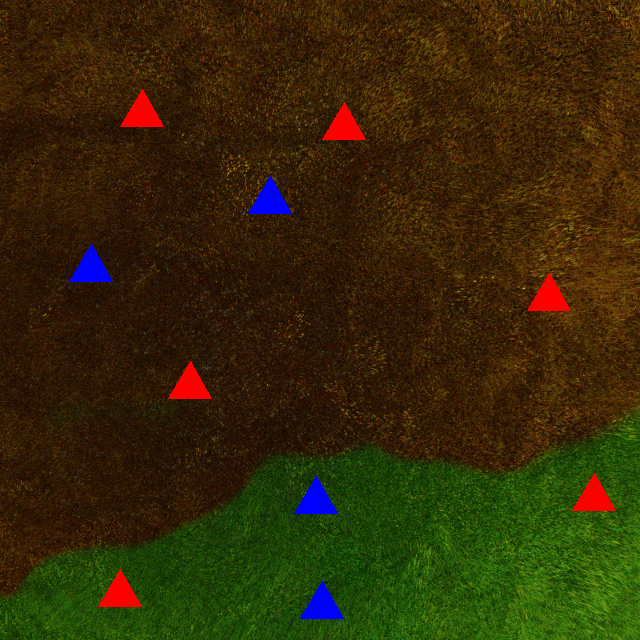
#> input picture 1.png, 640 x 640 px, found by its file name; the run also reads 1 picture not shown here
$ python Priority_order.py
#> lines starting #> are read from the running program, lines starting #| are printed output that depends on the picture; after the words box and inside, x2 and y2 are one past the last pixel; in counts of white or black regions, pixels touching at a corner belong together
# This program is to calculate the priority of houses in photos clicked by UAV

import cv2
import numpy as np


# The following function will help to find the required details(as asked in the task) so that it can be stored in list later.
def image_triangles(image):

    # Within this function, we are making another function which will calculate the number of triangles in the given image(img)
    def getTriangles(img):

        canny = cv2.Canny(img, 30, 150, 3)

        blur = cv2.GaussianBlur(canny, (11,11), 0)

        dilated = cv2.dilate(blur, (1, 1), iterations=0)

        i = 0
        (cnt, hierarchy) = cv2.findContours(dilated.copy(), cv2.RETR_EXTERNAL, cv2.CHAIN_APPROX_NONE)
        for cnt in cnt:
            area = cv2.contourArea(cnt)
            if area >= 1500 and area <= 1800:
                i = i + 1

        return i


    # To complete the task, we will calculate the triangles in burnt area and green area separately.
    # To do this, we need separate masks of burnt part and green part both.
    hsvImage = cv2.cvtColor(image, cv2.COLOR_BGR2HSV)

    # We will need lower and upper limit of both brown and green color so that they can be separated out completely.
    # We are taking limits of red color also because we will separate red triangles as well so that other required data can be calculated easily. It will be clear further.
    lower_brown = np.array([2, 0, 0])
    upper_brown = np.array([30, 255, 255])

    lower_green = np.array([33, 0, 0])
    upper_green = np.array([110, 255, 255])

    lower_red = np.array([0, 255, 255])
    upper_red = np.array([0, 255, 255])

    # Masks for the image are formed below.
    mask_brown = cv2.inRange(hsvImage, lower_brown, upper_brown)
    mask_green = cv2.inRange(hsvImage, lower_green, upper_green)
    mask_red = cv2.inRange(hsvImage, lower_red, upper_red)

    # Hb and Hg are number of burnt and green triangles respectively.
    Hb = getTriangles(mask_brown)
    Hg = getTriangles(mask_green)

    '''A new variable image_ is made. As done below, brown mask and red mask are added. The number of triangles in this image
    is equal to number of burnt blue houses + green red houses'''
    image_ = mask_brown + mask_red

    burnt_blue_green_red = getTriangles(image_)
    total_red = getTriangles(mask_red)

    # Here, we are calculating all the required data by solving the simple mathematical equations.
    # The formulas used below were calculated using mathematical equations on paper.
    burnt_red = (Hb - burnt_blue_green_red + total_red)/2
    burnt_blue = Hb - burnt_red
    green_red  = total_red - burnt_red
    green_blue = Hb + Hg - (burnt_red + burnt_blue + green_red)

    Pb = (2 * burnt_blue) + burnt_red                   # Pb refers to priority of burnt houses
    Pg = (2 * green_blue) + green_red                   # Pg refers to priority of green houses
    Pr = Pb/Pg                                          # Pr is the priority ratio

    # The following part will change brown and green color to different colors (as asked in the task)
    image[mask_brown > 0] = (230, 216, 173)
    image[mask_green > 0] = (0, 255, 255)

    return Hb, Hg, Pb, Pg, Pr, image


# We have made our required functions, now we will store all the images in the variables as done below.
img1 = cv2.imread("test images/1.png")
#> img1 is the input picture: shape (640, 640, 3); mean B, G, R 7.3, 41.1, 52.4
img2 = cv2.imread("test images/2.png")
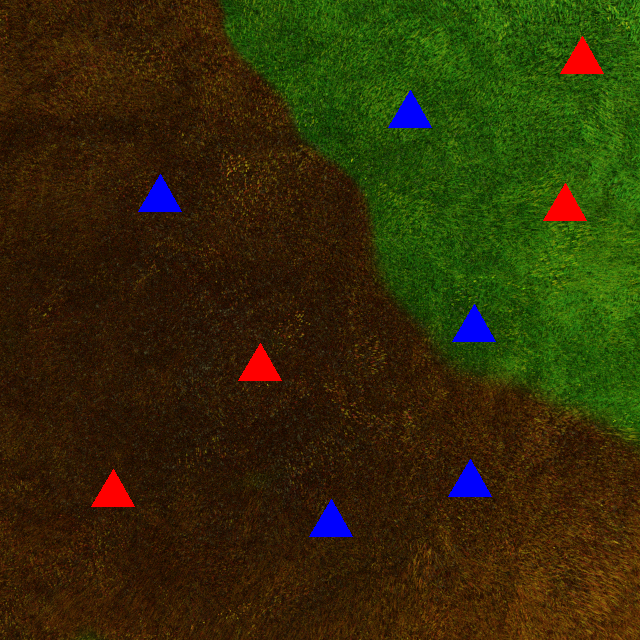
#> input picture 2.png, 640 x 640 px, found by its file name
#> img2 is the input picture: shape (640, 640, 3); mean B, G, R 8.1, 44.6, 49.8
img3 = cv2.imread("test images/3.png")
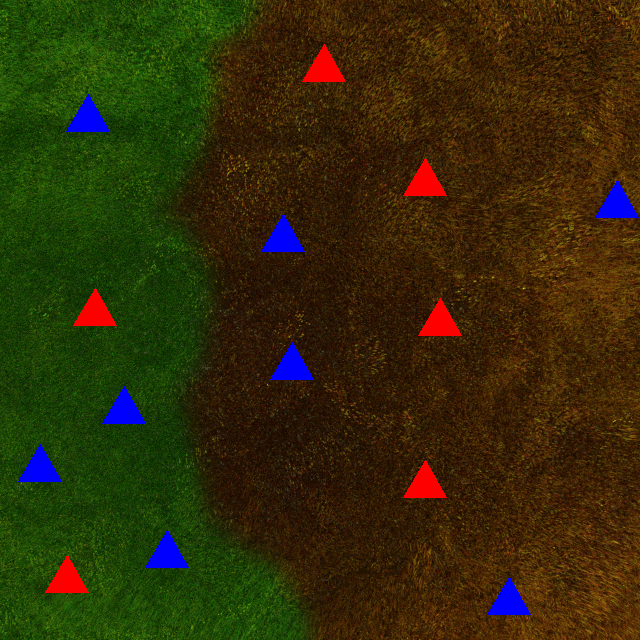
#> input picture 3.png, 640 x 640 px, found by its file name
#> img3 is the input picture: shape (640, 640, 3); mean B, G, R 9.4, 44, 50.8
img4 = cv2.imread("test images/4.png")
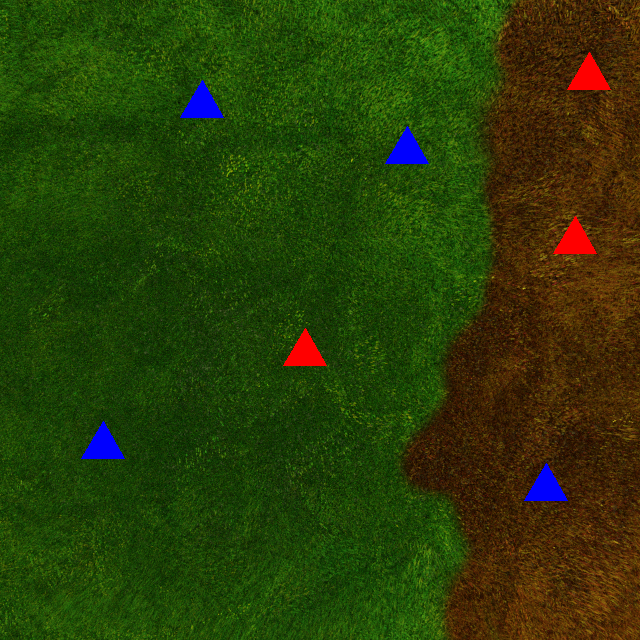
#> input picture 4.png, 640 x 640 px, found by its file name
#> img4 is the input picture: shape (640, 640, 3); mean B, G, R 7.8, 61.1, 41.8
img5 = cv2.imread("test images/5.png")
img6 = cv2.imread("test images/6.png")
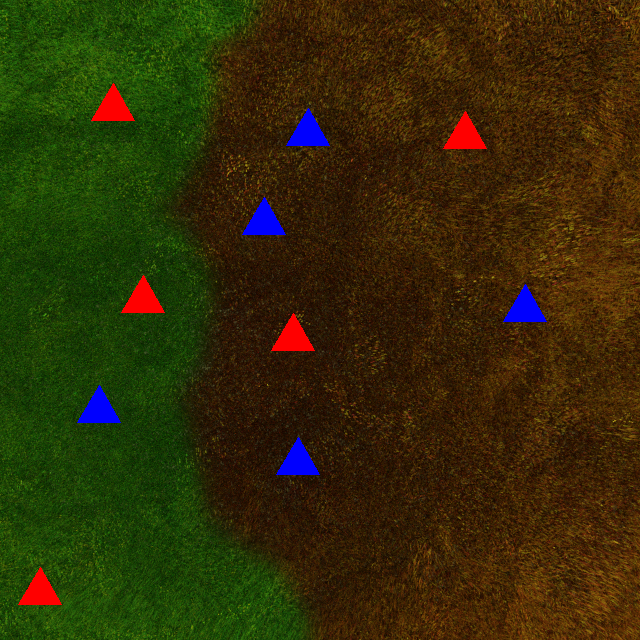
#> input picture 6.png, 640 x 640 px, found by its file name
#> img6 is the input picture: shape (640, 640, 3); mean B, G, R 7.8, 44.4, 50.7
img7 = cv2.imread("test images/7.png")
img8 = cv2.imread("test images/8.png")
img10 = cv2.imread("test images/10.png")
img11 = cv2.imread("test images/11.png")

# The values returned by the image_triangles() function are stored inseparate variables for each image.
Hb1, Hg1, Pb1, Pg1, Pr1, image1 = image_triangles(img1)
#> in image_triangles, `mask_brown = cv2.inRange(hsvImage, lower_brown, upper_brown)`:
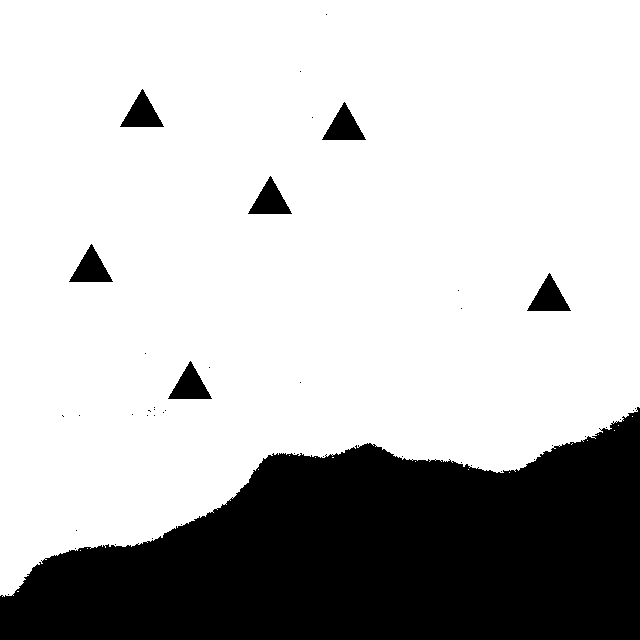
#> mask_brown: shape (640, 640); 74.9% white; 44 black regions (37 under 20 px), largest, box (x1, y1, x2, y2) and area: (0, 407, 640, 640) 97720, (120, 89, 164, 127) 855, (322, 102, 366, 140) 855
#> in getTriangles, `(cnt, hierarchy) = cv2.findContours(dilated.copy(), cv2.RETR_EXTERNAL,..`: cnt = 18 contours; largest, box (x1, y1, x2, y2) and area: (0, 402, 640, 601) 8518, (141, 356, 216, 422) 2152, (522, 268, 575, 316) 1580, (64, 239, 117, 287) 1580, (243, 171, 296, 219) 1580
#> the loop in getTriangles, `for cnt in cnt:` made 18 passes
#> area on passes 1 to 8: 118, 76, 118, 118, 8517.5, 118, 2152.5, 118
#> after the loop in getTriangles, `for cnt in cnt:`: i = 5
#> in getTriangles (call 2), `(cnt, hierarchy) = cv2.findContours(dilated.copy(), cv2.RETR_EXTERNAL,..`: cnt = 10 contours; largest, box (x1, y1, x2, y2) and area: (0, 403, 640, 603) 8538, (295, 576, 348, 624) 1580, (93, 564, 146, 612) 1580, (289, 471, 342, 519) 1580, (567, 468, 620, 516) 1580
#> the loop in getTriangles (call 2), `for cnt in cnt:` made 10 passes
#> area on passes 1 to 8: 1580, 1580, 106, 1580, 1580, 118, 118, 118
#> in image_triangles, `Hg = getTriangles(mask_green)`: Hg = 4
#> in getTriangles (call 3), `(cnt, hierarchy) = cv2.findContours(dilated.copy(), cv2.RETR_EXTERNAL,..`: cnt = 18 contours; largest, box (x1, y1, x2, y2) and area: (0, 402, 640, 601) 8518, (93, 564, 146, 612) 1580, (567, 468, 620, 516) 1580, (64, 239, 117, 287) 1580, (243, 171, 296, 219) 1580
#> in image_triangles, `burnt_blue_green_red = getTriangles(image_)`: burnt_blue_green_red = 4
#> in getTriangles (call 4), `(cnt, hierarchy) = cv2.findContours(dilated.copy(), cv2.RETR_EXTERNAL,..`: cnt = 6 contours; box (x1, y1, x2, y2) and area: (93, 564, 146, 612) 1580, (567, 468, 620, 516) 1580, (163, 356, 216, 404) 1580, (522, 268, 575, 316) 1580, (317, 97, 370, 145) 1580, (115, 84, 168, 132) 1580
#> in image_triangles, `total_red = getTriangles(mask_red)`: total_red = 6
#> in image_triangles, `burnt_red = (Hb - burnt_blue_green_red + total_red)/2`: burnt_red = 3.5
#> in image_triangles, `burnt_blue = Hb - burnt_red`: burnt_blue = 1.5
#> in image_triangles, `green_red  = total_red - burnt_red`: green_red = 2.5
#> in image_triangles, `green_blue = Hb + Hg - (burnt_red + burnt_blue + green_red)`: green_blue = 1.5
#> in image_triangles, `Pb = (2 * burnt_blue) + burnt_red`: Pb = 6.5
#> in image_triangles, `Pg = (2 * green_blue) + green_red`: Pg = 5.5
#> in image_triangles, `Pr = Pb/Pg`: Pr = 1.18
#> Hb1 = 5; Hg1 = 4; Pb1 = 6.5; Pg1 = 5.5; Pr1 = 1.18
Hb2, Hg2, Pb2, Pg2, Pr2, image2 = image_triangles(img2)
#> in getTriangles (call 5), `(cnt, hierarchy) = cv2.findContours(dilated.copy(), cv2.RETR_EXTERNAL,..`: cnt = 12 contours; largest, box (x1, y1, x2, y2) and area: (214, 0, 640, 456) 9310, (304, 494, 357, 542) 1580, (86, 464, 139, 512) 1580, (443, 454, 496, 502) 1580, (233, 338, 286, 386) 1580
#> in getTriangles (call 6), `(cnt, hierarchy) = cv2.findContours(dilated.copy(), cv2.RETR_EXTERNAL,..`: cnt = 8 contours; box (x1, y1, x2, y2) and area: (214, 0, 640, 451) 9330, (447, 299, 500, 347) 1580, (538, 178, 591, 226) 1580, (383, 85, 436, 133) 1580, (555, 31, 608, 79) 1580, (71, 627, 100, 640) 248, (573, 378, 586, 391) 118, (306, 111, 319, 124) 118
#> in getTriangles (call 7), `(cnt, hierarchy) = cv2.findContours(dilated.copy(), cv2.RETR_EXTERNAL,..`: cnt = 12 contours; largest, box (x1, y1, x2, y2) and area: (214, 0, 640, 456) 9310, (304, 494, 357, 542) 1580, (443, 454, 496, 502) 1580, (538, 178, 591, 226) 1580, (133, 169, 186, 217) 1580
#> in image_triangles (call 2), `burnt_blue_green_red = getTriangles(image_)`: burnt_blue_green_red = 5
#> in getTriangles (call 8), `(cnt, hierarchy) = cv2.findContours(dilated.copy(), cv2.RETR_EXTERNAL,..`: cnt = 4 contours; box (x1, y1, x2, y2) and area: (86, 464, 139, 512) 1580, (233, 338, 286, 386) 1580, (538, 178, 591, 226) 1580, (555, 31, 608, 79) 1580
#> in image_triangles (call 2), `total_red = getTriangles(mask_red)`: total_red = 4
#> in image_triangles (call 2), `burnt_red = (Hb - burnt_blue_green_red + total_red)/2`: burnt_red = 2
#> in image_triangles (call 2), `burnt_blue = Hb - burnt_red`: burnt_blue = 3
#> in image_triangles (call 2), `green_red  = total_red - burnt_red`: green_red = 2
#> in image_triangles (call 2), `Pb = (2 * burnt_blue) + burnt_red`: Pb = 8
#> in image_triangles (call 2), `Pg = (2 * green_blue) + green_red`: Pg = 6
#> in image_triangles (call 2), `Pr = Pb/Pg`: Pr = 1.33
#> in image_triangles (call 2), `image[mask_green > 0] = (0, 255, 255)`:
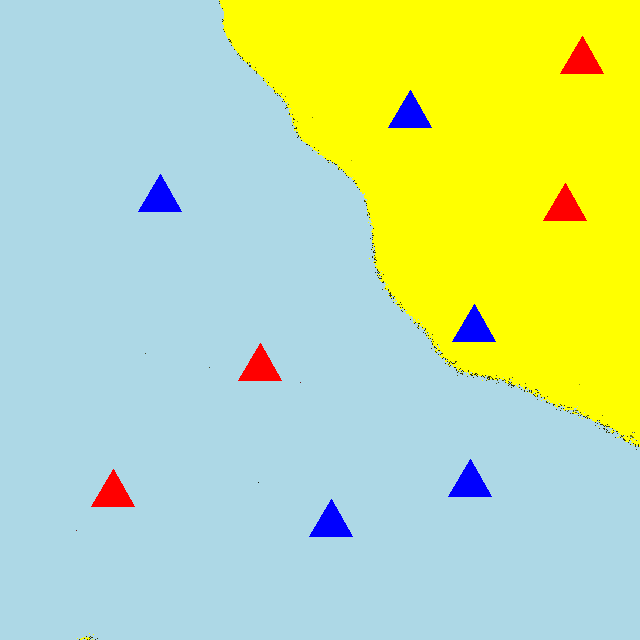
#> image: shape (640, 640, 3); mean B, G, R 163.2, 222.7, 194.8
#> Hb2 = 5; Hg2 = 4; Pb2 = 8; Pg2 = 6; Pr2 = 1.33
Hb3, Hg3, Pb3, Pg3, Pr3, image3 = image_triangles(img3)
#> in getTriangles (call 9), `(cnt, hierarchy) = cv2.findContours(dilated.copy(), cv2.RETR_EXTERNAL,..`: cnt = 12 contours; largest, box (x1, y1, x2, y2) and area: (162, 0, 319, 640) 13867, (413, 293, 468, 341) 1704, (294, 39, 350, 87) 1653, (265, 337, 318, 389) 1615, (482, 572, 535, 620) 1580
#> in getTriangles (call 10), `(cnt, hierarchy) = cv2.findContours(dilated.copy(), cv2.RETR_EXTERNAL,..`: cnt = 9 contours; largest, box (x1, y1, x2, y2) and area: (162, 0, 320, 640) 14012, (40, 550, 93, 598) 1580, (140, 525, 193, 573) 1580, (13, 439, 66, 487) 1580, (97, 381, 150, 429) 1580
#> in getTriangles (call 11), `(cnt, hierarchy) = cv2.findContours(dilated.copy(), cv2.RETR_EXTERNAL,..`: cnt = 12 contours; largest, box (x1, y1, x2, y2) and area: (162, 0, 319, 640) 13867, (265, 337, 318, 389) 1615, (482, 572, 535, 620) 1580, (40, 550, 93, 598) 1580, (68, 283, 121, 331) 1580
#> in getTriangles (call 12), `canny = cv2.Canny(img, 30, 150, 3)`:
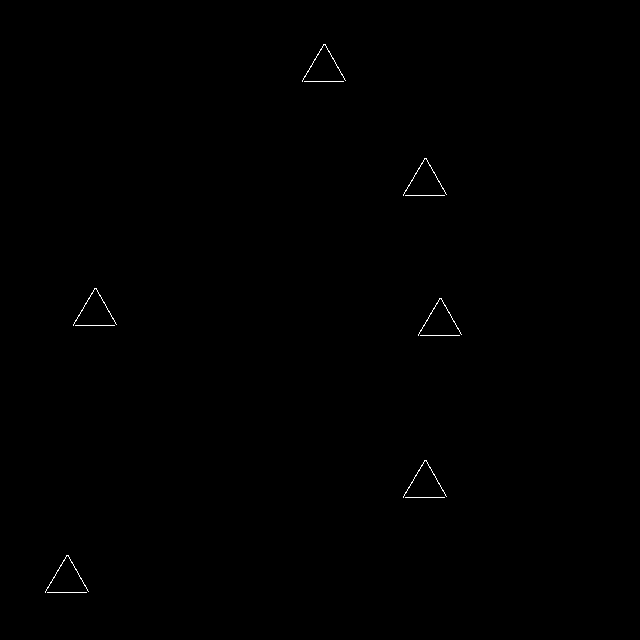
#> canny: shape (640, 640); 0.18% white in thin lines or dots, all inside (x1, y1, x2, y2) = (45, 44, 462, 593)
#> in getTriangles (call 12), `(cnt, hierarchy) = cv2.findContours(dilated.copy(), cv2.RETR_EXTERNAL,..`: cnt = 6 contours; box (x1, y1, x2, y2) and area: (40, 550, 93, 598) 1580, (398, 455, 451, 503) 1580, (413, 293, 466, 341) 1580, (68, 283, 121, 331) 1580, (398, 153, 451, 201) 1580, (297, 39, 350, 87) 1580
#> the loop in getTriangles (call 12), `for cnt in cnt:` made 6 passes
#> after the loop in getTriangles (call 12), `for cnt in cnt:`: i = 6
#> Hb3 = 8; Hg3 = 6; Pb3 = 12; Pg3 = 10; Pr3 = 1.2
Hb4, Hg4, Pb4, Pg4, Pr4, image4 = image_triangles(img4)
#> in getTriangles (call 13), `(cnt, hierarchy) = cv2.findContours(dilated.copy(), cv2.RETR_EXTERNAL,..`: cnt = 5 contours; box (x1, y1, x2, y2) and area: (396, 0, 524, 640) 9226, (519, 458, 572, 506) 1580, (548, 211, 601, 259) 1580, (562, 47, 615, 95) 1580, (294, 376, 307, 389) 118
#> in getTriangles (call 14), `(cnt, hierarchy) = cv2.findContours(dilated.copy(), cv2.RETR_EXTERNAL,..`: cnt = 12 contours; largest, box (x1, y1, x2, y2) and area: (395, 0, 521, 640) 9410, (76, 416, 129, 464) 1580, (278, 323, 331, 371) 1580, (380, 121, 433, 169) 1580, (175, 75, 228, 123) 1580
#> in getTriangles (call 15), `(cnt, hierarchy) = cv2.findContours(dilated.copy(), cv2.RETR_EXTERNAL,..`: cnt = 4 contours; box (x1, y1, x2, y2) and area: (396, 0, 524, 640) 9226, (519, 458, 572, 506) 1580, (278, 323, 331, 371) 1580, (294, 376, 307, 389) 118
#> in getTriangles (call 16), `(cnt, hierarchy) = cv2.findContours(dilated.copy(), cv2.RETR_EXTERNAL,..`: cnt = 3 contours; box (x1, y1, x2, y2) and area: (278, 323, 331, 371) 1580, (548, 211, 601, 259) 1580, (562, 47, 615, 95) 1580
#> Hb4 = 3; Hg4 = 4; Pb4 = 4; Pg4 = 7; Pr4 = 0.571
Hb5, Hg5, Pb5, Pg5, Pr5, image5 = image_triangles(img5)
#> in getTriangles (call 17), `(cnt, hierarchy) = cv2.findContours(dilated.copy(), cv2.RETR_EXTERNAL,..`: cnt = 20 contours; largest, box (x1, y1, x2, y2) and area: (0, 402, 640, 601) 8518, (112, 421, 165, 469) 1580, (344, 333, 397, 381) 1580, (534, 320, 587, 368) 1580, (130, 272, 183, 320) 1580
#> in getTriangles (call 18), `(cnt, hierarchy) = cv2.findContours(dilated.copy(), cv2.RETR_EXTERNAL,..`: cnt = 9 contours; largest, box (x1, y1, x2, y2) and area: (0, 403, 640, 603) 8538, (204, 576, 257, 624) 1580, (565, 523, 618, 571) 1580, (362, 494, 415, 542) 1580, (141, 409, 154, 422) 118
#> in getTriangles (call 19), `(cnt, hierarchy) = cv2.findContours(dilated.copy(), cv2.RETR_EXTERNAL,..`: cnt = 19 contours; largest, box (x1, y1, x2, y2) and area: (0, 402, 640, 601) 8518, (565, 523, 618, 571) 1580, (362, 494, 415, 542) 1580, (112, 421, 165, 469) 1580, (534, 320, 587, 368) 1580
#> in getTriangles (call 20), `(cnt, hierarchy) = cv2.findContours(dilated.copy(), cv2.RETR_EXTERNAL,..`: cnt = 5 contours; box (x1, y1, x2, y2) and area: (565, 523, 618, 571) 1580, (362, 494, 415, 542) 1580, (344, 333, 397, 381) 1580, (130, 272, 183, 320) 1580, (250, 169, 303, 217) 1580
#> Hb5 = 6; Hg5 = 3; Pb5 = 9; Pg5 = 4; Pr5 = 2.25
Hb6, Hg6, Pb6, Pg6, Pr6, image6 = image_triangles(img6)
#> in getTriangles (call 21), `(cnt, hierarchy) = cv2.findContours(dilated.copy(), cv2.RETR_EXTERNAL,..`: cnt = 12 contours; largest, box (x1, y1, x2, y2) and area: (162, 0, 319, 640) 13867, (271, 432, 324, 480) 1580, (266, 308, 319, 356) 1580, (498, 279, 551, 327) 1580, (237, 192, 290, 240) 1580
#> in getTriangles (call 22), `(cnt, hierarchy) = cv2.findContours(dilated.copy(), cv2.RETR_EXTERNAL,..`: cnt = 7 contours; box (x1, y1, x2, y2) and area: (162, 0, 320, 640) 14012, (13, 562, 66, 610) 1580, (72, 380, 125, 428) 1580, (116, 270, 169, 318) 1580, (86, 78, 139, 126) 1580, (70, 524, 83, 537) 118, (294, 65, 307, 78) 118
#> in getTriangles (call 23), `(cnt, hierarchy) = cv2.findContours(dilated.copy(), cv2.RETR_EXTERNAL,..`: cnt = 13 contours; largest, box (x1, y1, x2, y2) and area: (162, 0, 319, 640) 13867, (13, 562, 66, 610) 1580, (271, 432, 324, 480) 1580, (498, 279, 551, 327) 1580, (116, 270, 169, 318) 1580
#> in getTriangles (call 24), `(cnt, hierarchy) = cv2.findContours(dilated.copy(), cv2.RETR_EXTERNAL,..`: cnt = 5 contours; box (x1, y1, x2, y2) and area: (13, 562, 66, 610) 1580, (266, 308, 319, 356) 1580, (116, 270, 169, 318) 1580, (438, 106, 491, 154) 1580, (86, 78, 139, 126) 1580
#> Hb6 = 6; Hg6 = 4; Pb6 = 10; Pg6 = 5; Pr6 = 2
#> (the run stopped early here; a loop or call above may not have finished)
